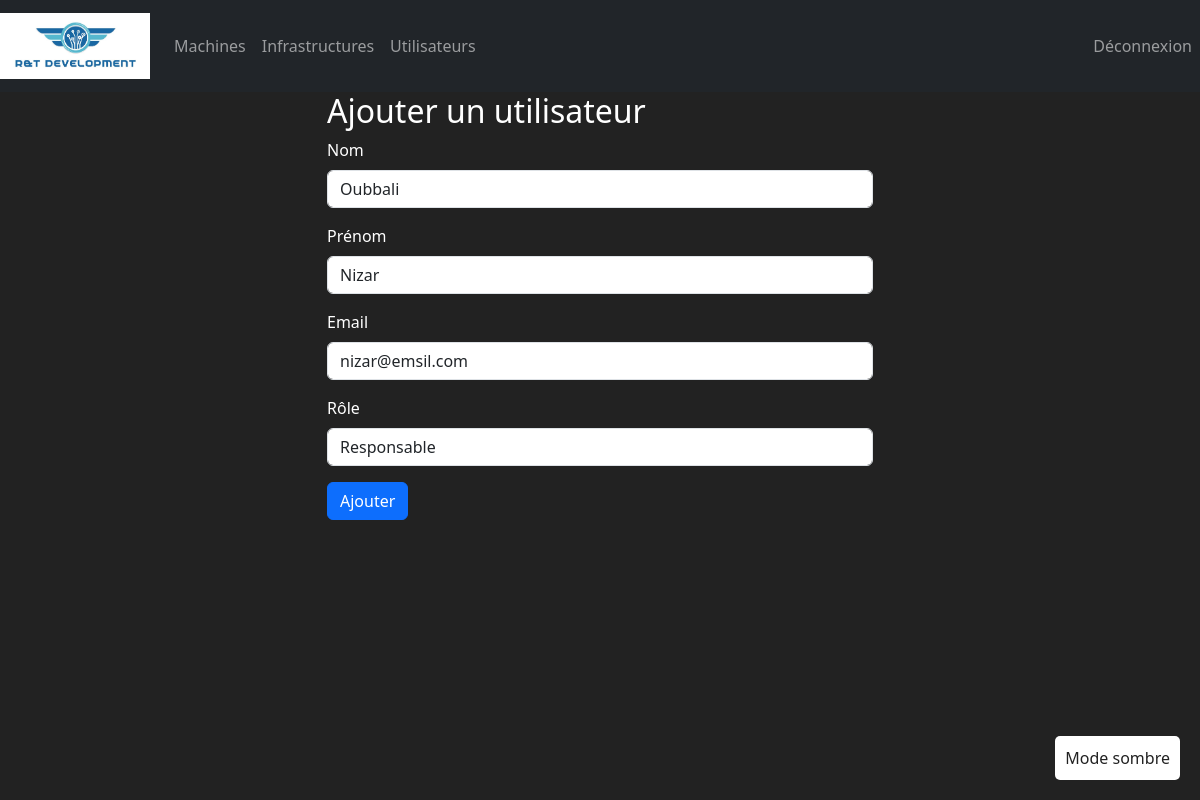
Screenshot of /utilisateurs/1/update/ (signed in) with the database file from the repository.
### ManagementApp/models.py (models this page shows, shortened)
class Utilisateur(models.Model):
    ROLE_CHOICES = (
        ('employe', 'Employé'),
        ('responsable', 'Responsable'),
    )
    id = models.AutoField(
        primary_key=True,
        editable=False
    )
    nom = models.CharField(max_length=100)
    prenom = models.CharField(max_length=100)
    email = models.EmailField(unique=True)
    role = models.CharField(max_length=20, choices=ROLE_CHOICES)

### ManagementApp/views.py (the view)
# urls.py: path('utilisateurs/<pk>/update/', views.utilisateur_update, name='utilisateur_update'),
@login_required
def utilisateur_update(request, pk):
    utilisateur = get_object_or_404(Utilisateur, id=pk)
    if request.method == 'POST':
        form = UtilisateurForm(request.POST or None, instance=utilisateur)
        if form.is_valid():
            form.save()
            return redirect('utilisateur_detail', pk=utilisateur.pk)
    else:
        form = UtilisateurForm(instance=utilisateur)
    return render(request, 'utilisateur/form.html', {'form': form})

### ManagementApp/forms.py
class UtilisateurForm(forms.ModelForm):
    class Meta:
        model = Utilisateur
        fields = ('prenom', 'nom', 'email', 'role')
        widgets = {
            'prenom': forms.TextInput(attrs={'class': 'form-control'}),
            'nom': forms.TextInput(attrs={'class': 'form-control'}),
            'email': forms.EmailInput(attrs={'class': 'form-control'}),
            'role': forms.Select(attrs={'class': 'form-control'}),
        }

### ManagementApp/templates/utilisateur/form.html (shortened to what this page needs)
{% extends 'index.html' %}
{% block content %}
<div class="container">
  <div class="row justify-content-center">
    <div class="col-md-6">
      <h2>Ajouter un utilisateur</h2>
      <form method="POST">
        <div class="mb-3">
          <label for="nom" class="form-label">Nom</label>
          {{ form.nom }}
        </div>
        <div class="mb-3">
          <label for="prenom" class="form-label">Prénom</label>
          {{ form.prenom }}
        </div>
        <div class="mb-3">
          <label for="email" class="form-label">Email</label>
          {{ form.email }}
        </div>
        <div class="mb-3">
          <label for="role" class="form-label">Rôle</label>
          {{ form.role }}
        </div>
        <button type="submit" class="btn btn-primary">Ajouter</button>
      </form>
    </div>
  </div>
</div>
{% endblock %}

### ManagementApp/templates/index.html (style rules this page uses)
body.dark-mode { background-color: #222; color: #fff; }

### rows the page displays
Utilisateur: nom "Oubbali", prenom "Nizar", email "nizar@emsil.com", role "Responsable"
